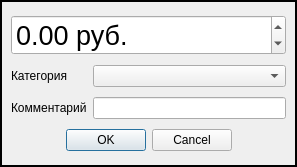
<?xml version="1.0" encoding="UTF-8"?>
<ui version="4.0">
 <class>AddOperationDialog</class>
 <widget class="QDialog" name="AddOperationDialog">
  <property name="windowModality">
   <enum>Qt::WindowModal</enum>
  </property>
  <property name="geometry">
   <rect>
    <x>0</x>
    <y>0</y>
    <width>297</width>
    <height>167</height>
   </rect>
  </property>
  <property name="windowTitle">
   <string>Dialog</string>
  </property>
  <property name="modal">
   <bool>true</bool>
  </property>
  <layout class="QVBoxLayout" name="verticalLayout">
   <property name="leftMargin">
    <number>0</number>
   </property>
   <property name="topMargin">
    <number>0</number>
   </property>
   <property name="rightMargin">
    <number>0</number>
   </property>
   <property name="bottomMargin">
    <number>0</number>
   </property>
   <item>
    <widget class="QFrame" name="frame">
     <property name="frameShape">
      <enum>QFrame::WinPanel</enum>
     </property>
     <property name="frameShadow">
      <enum>QFrame::Plain</enum>
     </property>
     <property name="lineWidth">
      <number>4</number>
     </property>
     <layout class="QGridLayout" name="gridLayout_2">
      <item row="0" column="0" colspan="2">
       <widget class="QDoubleSpinBox" name="spinMoney">
        <property name="font">
         <font>
          <pointsize>20</pointsize>
         </font>
        </property>
        <property name="suffix">
         <string> руб.</string>
        </property>
        <property name="minimum">
         <double>-100000.000000000000000</double>
        </property>
        <property name="maximum">
         <double>100000.000000000000000</double>
        </property>
       </widget>
      </item>
      <item row="1" column="0">
       <widget class="QLabel" name="label">
        <property name="text">
         <string>Категория</string>
        </property>
       </widget>
      </item>
      <item row="1" column="1">
       <widget class="QComboBox" name="comboCategory"/>
      </item>
      <item row="2" column="0">
       <widget class="QLabel" name="label_2">
        <property name="text">
         <string>Комментарий</string>
        </property>
       </widget>
      </item>
      <item row="2" column="1">
       <widget class="QLineEdit" name="lineComment"/>
      </item>
      <item row="3" column="0" colspan="2">
       <widget class="QDialogButtonBox" name="buttonBox">
        <property name="standardButtons">
         <set>QDialogButtonBox::Cancel|QDialogButtonBox::Ok</set>
        </property>
        <property name="centerButtons">
         <bool>true</bool>
        </property>
       </widget>
      </item>
     </layout>
    </widget>
   </item>
  </layout>
 </widget>
 <resources/>
 <connections>
  <connection>
   <sender>buttonBox</sender>
   <signal>accepted()</signal>
   <receiver>AddOperationDialog</receiver>
   <slot>accept()</slot>
   <hints>
    <hint type="sourcelabel">
     <x>248</x>
     <y>254</y>
    </hint>
    <hint type="destinationlabel">
     <x>157</x>
     <y>274</y>
    </hint>
   </hints>
  </connection>
  <connection>
   <sender>buttonBox</sender>
   <signal>rejected()</signal>
   <receiver>AddOperationDialog</receiver>
   <slot>reject()</slot>
   <hints>
    <hint type="sourcelabel">
     <x>316</x>
     <y>260</y>
    </hint>
    <hint type="destinationlabel">
     <x>286</x>
     <y>274</y>
    </hint>
   </hints>
  </connection>
 </connections>
</ui>
